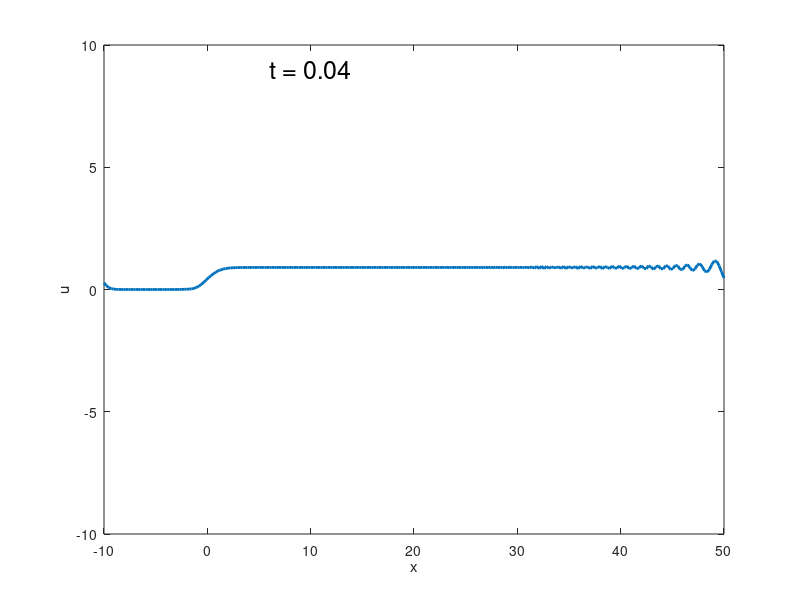
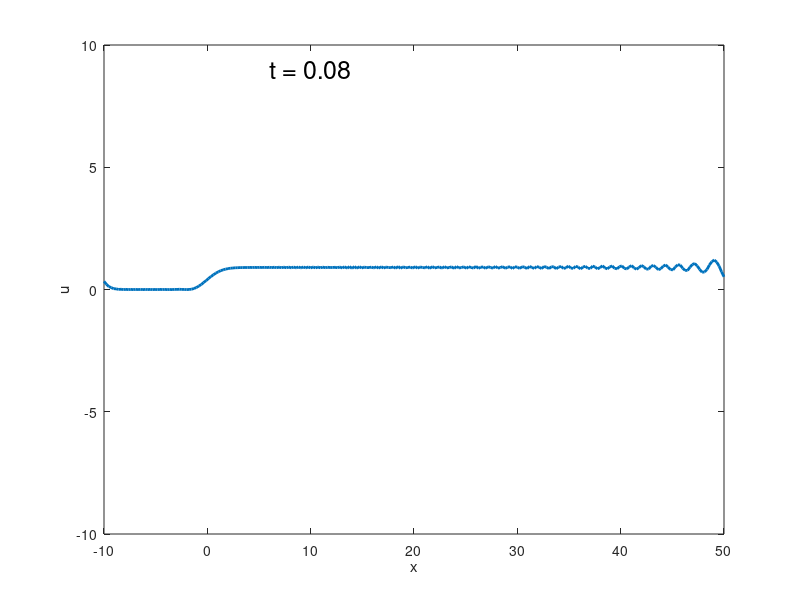
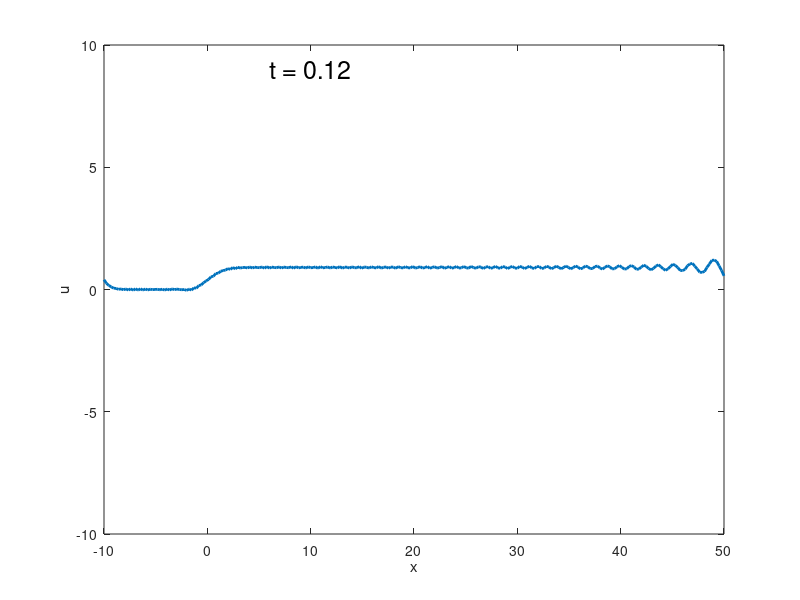
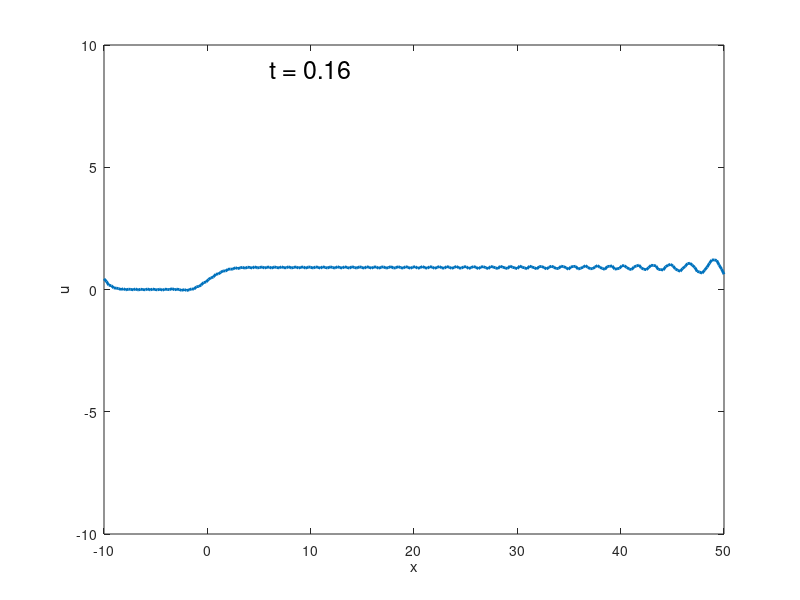

Write MATLAB code to recreate these figures, in order.
close all hidden
clear all
clc
cd
set(gca,'FontSize',18)
set(gca,'LineWidth',2)
%% Place variables for eqn
V0 = 1;
u0 = 0.2;
delta = 0.5;
H = 0.4;
beta = 5.42;
eta = 2;
% Set the parameters for the differential equation, namely: b, r, q
b = 3/(V0 - u0)^4 + (delta^2/12)/((V0 - u0)^3) + 0.5/(V0 - u0)^3;
r = delta*(H^2)/(8*beta) + 0.5*(V0 - u0)^3 + H^2/(8*(V0 - u0));
q = 0.5*eta;


N = 256;
x = linspace(-10,50,N);
delta_x = x(2) - x(1);
delta_k = 2*pi/(N*delta_x);

k = [0:delta_k:(N/2-1)*delta_k,0,-(N/2-1)*delta_k:delta_k:-delta_k];
t=0;
%c_1=16;
%c_2 = 8;

%u = 1/2*c_1*(sech(sqrt(c_1)*(x+8)/2)).^2 + 1/2*c_2*(sech(sqrt(c_2)*(x+1)/2)).^2;
u = sqrt(6*r/b)*(1 + tanh(x));% - 8*r*t));
mkdir kdvb_sols;
cd kdvb_sols;
%name = 'two_soliton.gif';
%eval(['delete ',name])

delta_t = 0.4/N^2;
plot(x,u,'LineWidth',2)
axis([-10 50 -10 10])
xlabel('x')
ylabel('u')
text(6,9,['t = ',num2str(t,'%1.2f')],'FontSize',18)
drawnow
%gif_add_frame(gcf,name,2);
%drawnow

tmax = 4; nplt = floor((1/100)/delta_t); nmax = round(tmax/delta_t);
udata = u.'; tdata = 0;
U = fft(u);
j = 1;
for n = 1:nmax
    t = n*delta_t;
    % first do the linear part
    U = U.*exp(1i*k.^3*delta_t);
    
    % then solve the nonlinear part
    
    U = U  - (3i*k*delta_t).*fft((real(ifft(U))).^2);
    
    if mod(n,nplt) == 0
        u = real(ifft(U));
        udata = [udata u.']; tdata = [tdata t];
        if mod(n,4*nplt) == 0
            plot(x,u,'LineWidth',2)
            axis([-10 50 -10 10])
            xlabel('x')
            ylabel('u')
            text(6,9,['t = ',num2str(t,'%1.2f')],'FontSize',18)
            fname = strcat("soliton_",num2str(j, '%d'));
            print(fname, '-djpeg');
            drawnow
            j=j+1;
            %gif_add_frame(gcf,name,2);
        end
    end
end

figure

waterfall(x,tdata(1:4:end),udata(:,1:4:end)')
colormap(1e-6*[1 1 1]); view(-20,25)
xlabel x, ylabel t, axis([-10 10 0 tmax 0 10]), grid off
zlabel('u')
set(gca,'ztick',[0 10]), pbaspect([1 1 .13])
print -djpeg two_soliton